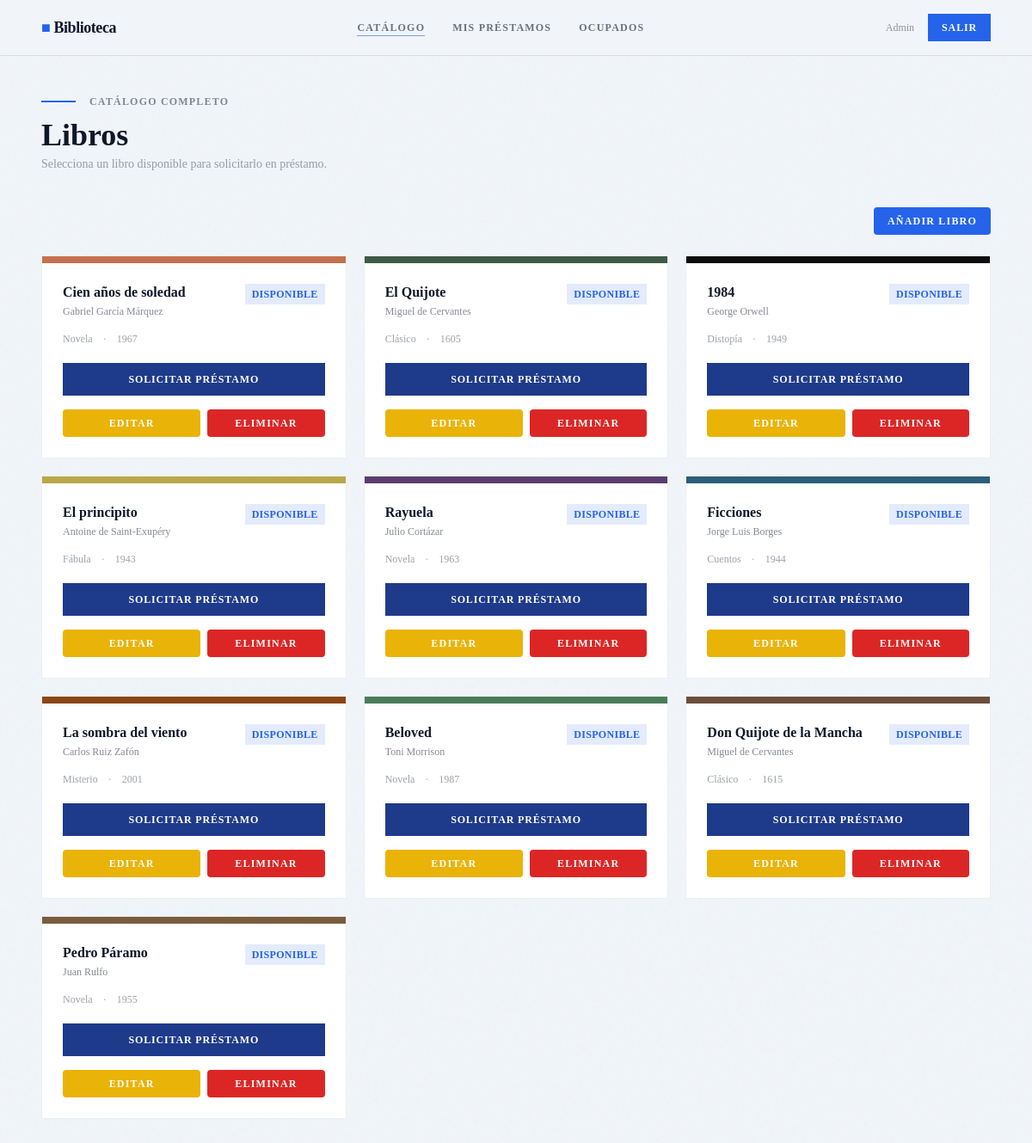
/books (signed in), run on the app's committed database.
### tables this page shows
CREATE TABLE books (
            id          INTEGER PRIMARY KEY AUTOINCREMENT,
            title       TEXT    NOT NULL,
            author      TEXT    NOT NULL,
            genre       TEXT,
            year        INTEGER,
            cover_color TEXT    DEFAULT '#3D5A47',
            available   INTEGER DEFAULT 1,
            UNIQUE(title, author)   -- Evita duplicados reales
        );

### app.py (the view)
    @app.route('/books')
    @login_required
    def books():
        conn = app.get_db_connection()
        books = conn.execute("SELECT * FROM books").fetchall()
        conn.close()
        return render_template('books.html', books=books)

### templates/books.html (shortened to what this page needs)
{% extends "base.html" %}
{% block content %}
<div class="mb-2">
  <span style="width:40px;height:2px;background:#2563eb;display:inline-block;vertical-align:middle;margin-right:12px;"></span>
  <span class="text-xs font-display font-semibold tracking-widest text-dark uppercase opacity-50">Catálogo completo</span>
</div>
<h1 class="font-display text-4xl font-extrabold text-dark mb-1">Libros</h1>
<p class="text-sm text-dark opacity-40 mb-10">Selecciona un libro disponible para solicitarlo en préstamo.</p>
<div class="flex justify-end mb-6">
  <a href="{{ url_for('add_book') }}"
     class="px-4 py-2 bg-blue-600 text-white text-xs font-display font-semibold uppercase tracking-widest rounded hover:bg-blue-700 transition">
    Añadir libro
  </a>
</div>
<div class="grid sm:grid-cols-2 lg:grid-cols-3 gap-5">
  {% for book in books %}
  <div class="book-card bg-white p-0 overflow-hidden animate-fade-up" style="animation-delay:{{ loop.index0 * 0.07 }}s; opacity:0">
    <div class="h-2 w-full" style="background:{{ book['cover_color'] }}"></div>
    <div class="p-6">
      <div class="flex items-start justify-between mb-4">
        <div>
          <h3 class="font-display font-bold text-dark leading-tight mb-1">{{ book['title'] }}</h3>
          <p class="text-xs text-dark opacity-50">{{ book['author'] }}</p>
        </div>
        {% if book['available'] %}
        <span class="badge-available text-xs font-display font-semibold px-2 py-1 uppercase tracking-wide flex-shrink-0 ml-2">Disponible</span>
        {% else %}
        <span class="badge-borrowed text-xs font-display font-semibold px-2 py-1 uppercase tracking-wide flex-shrink-0 ml-2">Prestado</span>
        {% endif %}
      </div>
      <div class="flex items-center gap-3 text-xs text-dark opacity-40 mb-5">
        {% if book['genre'] %}<span>{{ book['genre'] }}</span>{% endif %}
        {% if book['year'] %}<span>·</span><span>{{ book['year'] }}</span>{% endif %}
      </div>
      {% if book['available'] %}
      <form action="{{ url_for('loan', book_id=book['id']) }}" method="POST">
        <button type="submit" class="btn-primary w-full text-center">
          <span>Solicitar préstamo</span>
        </button>
      </form>
      {% else %}
      <button disabled
        class="w-full py-3 text-xs font-display font-semibold uppercase tracking-widest text-dark opacity-25 border border-dark border-opacity-20 cursor-not-allowed">
        No disponible
      </button>
      {% endif %}
      <div class="flex gap-2 mt-4">
        <a href="{{ url_for('edit_book', book_id=book['id']) }}"
           class="flex-1 text-center px-3 py-2 text-xs font-display font-semibold uppercase tracking-widest bg-yellow-500 text-white rounded hover:bg-yellow-600 transition">
          Editar
        </a>
        <form action="{{ url_for('delete_book', book_id=book['id']) }}" method="POST" class="flex-1">
          <button onclick="return confirm('¿Eliminar este libro?')"
                  class="w-full px-3 py-2 text-xs font-display font-semibold uppercase tracking-widest bg-red-600 text-white rounded hover:bg-red-700 transition">
            Eliminar
          </button>
        </form>
      </div>
    </div>
  </div>
  {% else %}
  <div class="col-span-3 text-center py-20 text-dark opacity-30">
    <p class="text-5xl mb-4">📭</p>
    <p class="font-display text-lg">No hay libros registrados.</p>
  </div>
  {% endfor %}
</div>
{% endblock %}

### templates/base.html (style rules this page uses)
body { font-family:'Times New Roman', serif; }
h1,h2,h3,h4,label,nav { font-family:'Times New Roman', serif; }
.noise::before { content:''; position:fixed; inset:0; pointer-events:none; z-index:0; }
.btn-primary { background:#1e3a8a; color:#ffffff; font-weight:600; letter-spacing:.07em; text-transform:uppercase; font-size:.75rem; padding:10px 24px; border:none; cursor:pointer; position:relative; overflow:hidden; transition:.3s; display:inline-block; text-decoration:none; }
.btn-primary::after { content:''; position:absolute; left:-100%; top:0; width:100%; height:100%; background:#2563eb; transition:left .35s ease; z-index:0; }
.btn-primary span { position:relative; z-index:1; }
.book-card { border:1px solid #1e3a8a15; transition:transform .25s, box-shadow .25s; }
.badge-available { background:#2563eb20; color:#2563eb; }

### data on the page
books: title "Cien años de soledad", author "Gabriel García Márquez", available "DISPONIBLE", genre "Novela", year "1967"
books: title "El Quijote", author "Miguel de Cervantes", available "DISPONIBLE", genre "Clásico", year "1605"
books: title "1984", author "George Orwell", available "DISPONIBLE", genre "Distopía", year "1949"
books: title "El principito", author "Antoine de Saint-Exupéry", available "DISPONIBLE", genre "Fábula", year "1943"
books: title "Rayuela", author "Julio Cortázar", available "DISPONIBLE", genre "Novela", year "1963"
books: title "Ficciones", author "Jorge Luis Borges", available "DISPONIBLE", genre "Cuentos", year "1944"
books: title "La sombra del viento", author "Carlos Ruiz Zafón", available "DISPONIBLE", genre "Misterio", year "2001"
books: title "Beloved", author "Toni Morrison", available "DISPONIBLE", genre "Novela", year "1987"
books: title "Don Quijote de la Mancha", author "Miguel de Cervantes", available "DISPONIBLE", genre "Clásico", year "1615"
books: title "Pedro Páramo", author "Juan Rulfo", available "DISPONIBLE", genre "Novela", year "1955"

### other printed values
{{ session.user_name }} "Admin"
